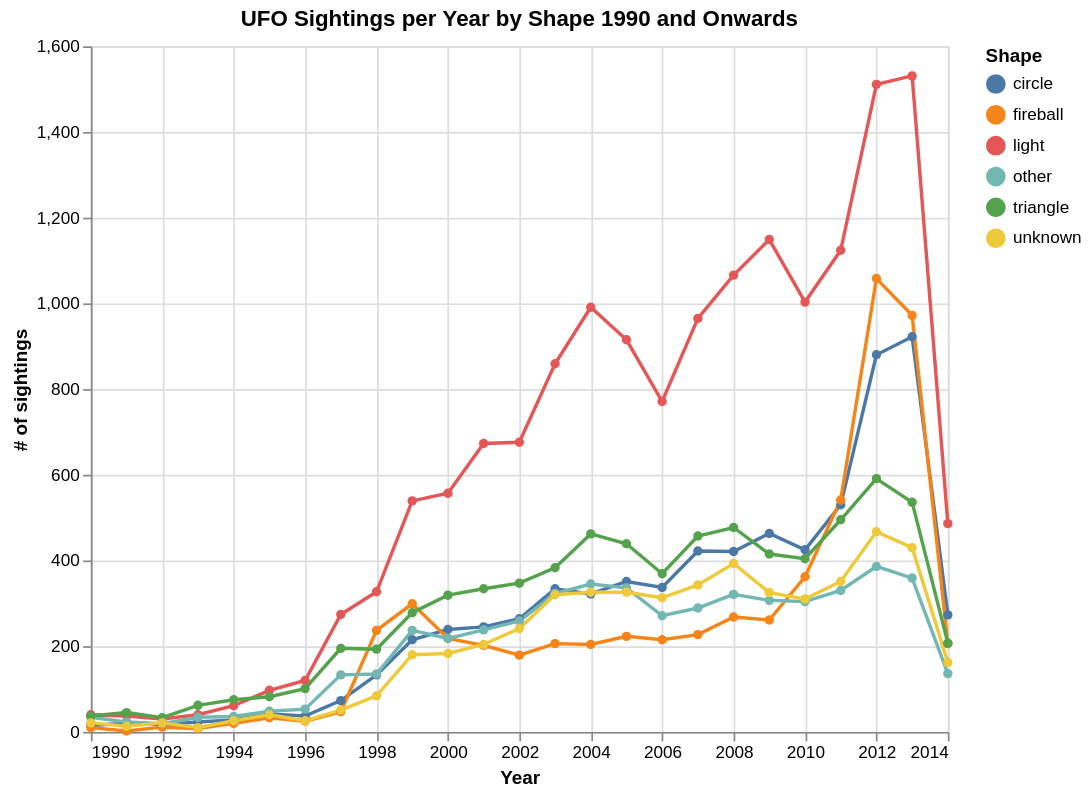

The notebook cell saved with this chart:
### Code cell
plot_one = alt.Chart(yearly).mark_line(point=True).encode(
    x=alt.X("year:Q", title="Year", axis=alt.Axis(format="d")),
    y=alt.Y("count:Q", title="# of sightings"),
    color=alt.Color("shape:N", title="Shape",
                    scale=alt.Scale(scheme="tableau10")),
    tooltip=["year:Q", "shape:N", "count:Q"]
).properties(
    width=500,
    height=400,
    title="UFO Sightings per Year by Shape 1990 and Onwards"
)
plot_one

### Figure 1 — Vega-Lite specification as saved in the notebook (floating-point values rounded to 4 significant figures; data arrays with more than 128 entries replaced by an {"elided": "..."} marker saying what was removed)
{"config": {"view": {"continuousWidth": 300, "continuousHeight": 300}}, "data": {"name": "data-84e88171ba921af8e26d92947b6425da"}, "mark": {"type": "line", "point": true}, "encoding": {"color": {"field": "shape", "scale": {"scheme": "tableau10"}, "title": "Shape", "type": "nominal"}, "tooltip": [{"field": "year", "type": "quantitative"}, {"field": "shape", "type": "nominal"}, {"field": "count", "type": "quantitative"}], "x": {"axis": {"format": "d"}, "field": "year", "title": "Year", "type": "quantitative"}, "y": {"field": "count", "title": "# of sightings", "type": "quantitative"}}, "height": 400, "title": "UFO Sightings per Year by Shape 1990 and Onwards", "width": 500, "$schema": "https://vega.github.io/schema/vega-lite/v5.20.1.json", "datasets": {"data-84e88171ba921af8e26d92947b6425da": {"elided": "150 records"}}}
